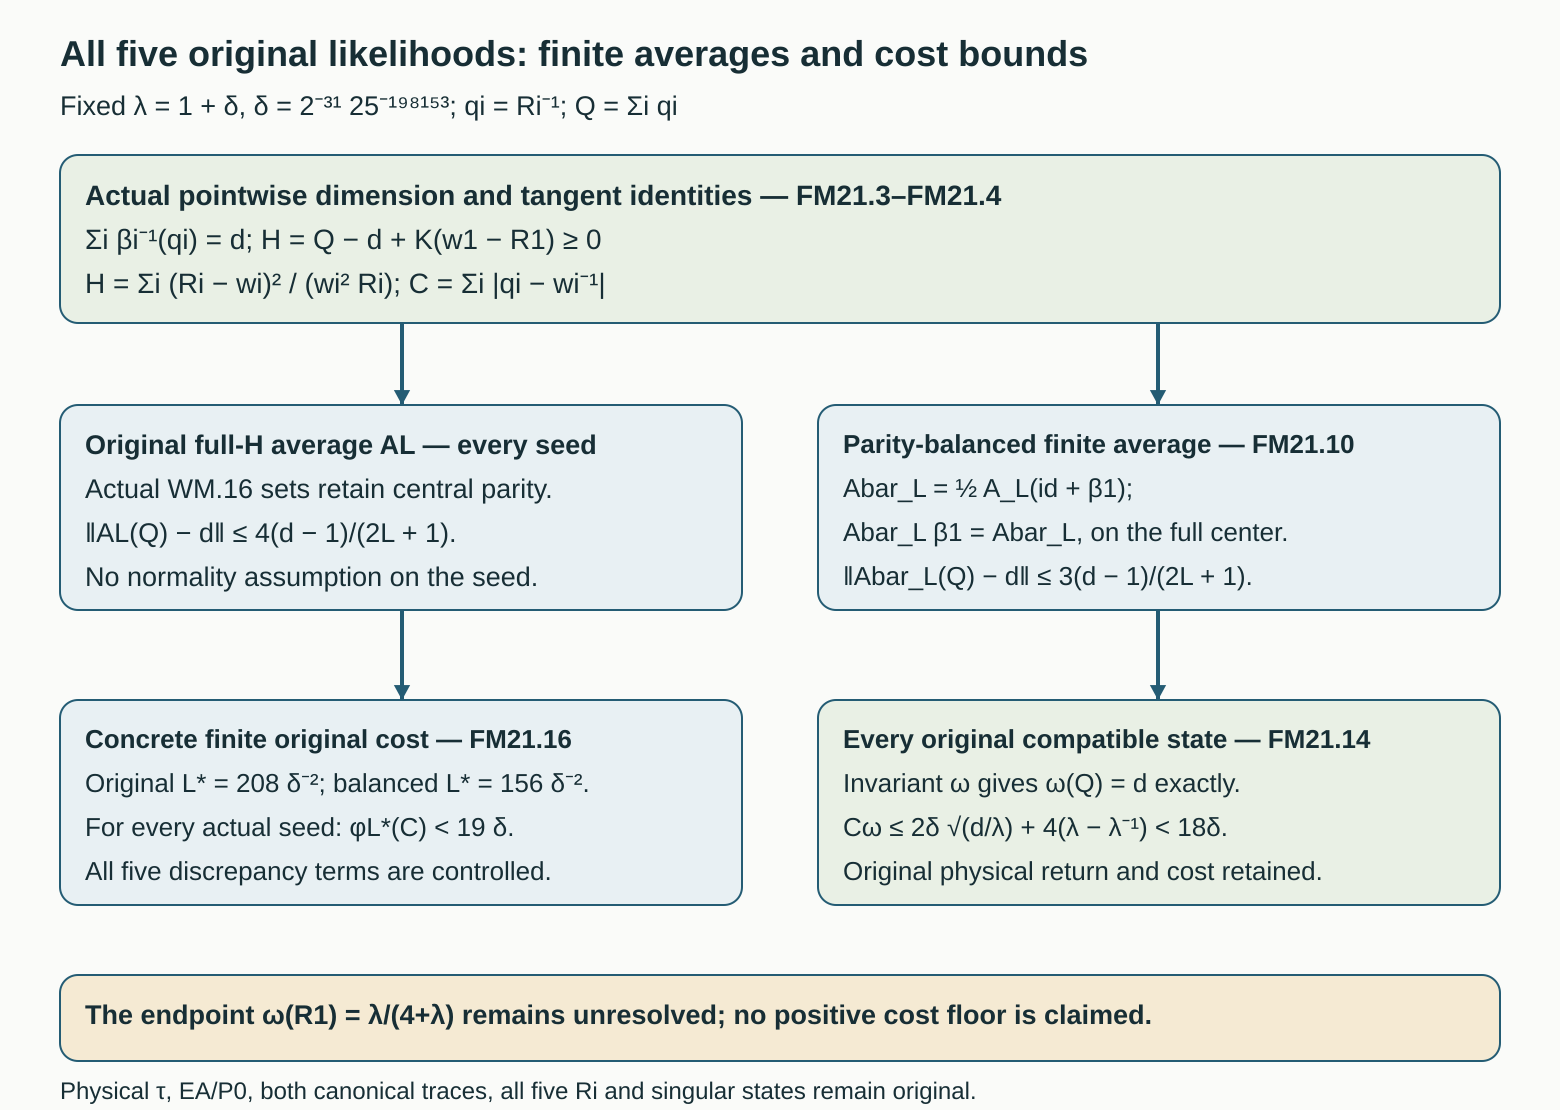

This chart was generated by the following Python code:
from pathlib import Path
from PIL import Image, ImageDraw, ImageFont
import html
import math

ROOT = Path(__file__).resolve().parent
W, H = 1560, 1110
bg, ink, blue, pale, green, amber = '#fafbf9', '#172e35', '#245c74', '#e8f0f3', '#e9f0e5', '#f5ead3'
im = Image.new('RGB', (W, H), bg)
d = ImageDraw.Draw(im)
svg = [f'<svg xmlns="http://www.w3.org/2000/svg" width="{W}" height="{H}" viewBox="0 0 {W} {H}">', f'<rect width="{W}" height="{H}" fill="{bg}"/>']

def txt(x, y, value, size=28, bold=False, color=ink):
    font = ImageFont.truetype('C:/Windows/Fonts/segoeuib.ttf' if bold else 'C:/Windows/Fonts/segoeui.ttf', size)
    d.text((x, y), value, font=font, fill=color)
    svg.append(f'<text x="{x}" y="{y+size}" font-family="Segoe UI,Arial,sans-serif" font-size="{size}" font-weight="{700 if bold else 400}" fill="{color}">{html.escape(value)}</text>')

def box(x, y, width, height, lines, fill=pale, size=28):
    d.rounded_rectangle((x,y,x+width,y+height), radius=18, fill=fill, outline=blue, width=2)
    svg.append(f'<rect x="{x}" y="{y}" width="{width}" height="{height}" rx="18" fill="{fill}" stroke="{blue}" stroke-width="2"/>')
    for i, value in enumerate(lines):
        txt(x+25, y+22+44*i, value, size, i==0)

def arrow(x1,y1,x2,y2):
    d.line((x1,y1,x2,y2), fill=blue, width=4)
    a = math.atan2(y2-y1,x2-x1)
    pts=[(x2,y2),(x2-17*math.cos(a-.5),y2-17*math.sin(a-.5)),(x2-17*math.cos(a+.5),y2-17*math.sin(a+.5))]
    d.polygon(pts, fill=blue)
    svg.append(f'<line x1="{x1}" y1="{y1}" x2="{x2}" y2="{y2}" stroke="{blue}" stroke-width="4"/>')
    svg.append('<polygon points="'+' '.join(f'{x:.2f},{y:.2f}' for x,y in pts)+f'" fill="{blue}"/>')

txt(60, 30, 'All five original likelihoods: finite averages and cost bounds', 36, True)
txt(60, 88, 'Fixed λ = 1 + δ,  δ = 2⁻³¹ 25⁻¹⁹⁸¹⁵³;   qi = Ri⁻¹;   Q = Σi qi', 27)
box(60, 155, 1440, 168, [
    'Actual pointwise dimension and tangent identities — FM21.3–FM21.4',
    'Σi βi⁻¹(qi) = d;     H = Q − d + K(w1 − R1) ≥ 0',
    'H = Σi (Ri − wi)² / (wi² Ri);    C = Σi |qi − wi⁻¹|',
], green)
box(60, 405, 682, 205, [
    'Original full-H average AL — every seed',
    'Actual WM.16 sets retain central parity.',
    '‖AL(Q) − d‖ ≤ 4(d − 1)/(2L + 1).',
    'No normality assumption on the seed.',
], size=27)
box(818, 405, 682, 205, [
    'Parity-balanced finite average — FM21.10',
    'Abar_L = ½ A_L(id + β1);',
    'Abar_L β1 = Abar_L, on the full center.',
    '‖Abar_L(Q) − d‖ ≤ 3(d − 1)/(2L + 1).',
], size=26)
arrow(402,323,402,405)
arrow(1158,323,1158,405)
box(60, 700, 682, 205, [
    'Concrete finite original cost — FM21.16',
    'Original L* = 208 δ⁻²; balanced L* = 156 δ⁻².',
    'For every actual seed:  φL*(C) < 19 δ.',
    'All five discrepancy terms are controlled.',
], size=26)
box(818, 700, 682, 205, [
    'Every original compatible state — FM21.14',
    'Invariant ω gives ω(Q) = d exactly.',
    'Cω ≤ 2δ √(d/λ) + 4(λ − λ⁻¹) < 18δ.',
    'Original physical return and cost retained.',
], green, size=26)
arrow(402,610,402,700)
arrow(1158,610,1158,700)
box(60, 975, 1440, 86, [
    'The endpoint ω(R1) = λ/(4+λ) remains unresolved; no positive cost floor is claimed.',
], amber, size=27)
txt(60, 1075, 'Physical τ, EA/P0, both canonical traces, all five Ri and singular states remain original.', 24)
svg.append('</svg>')
(ROOT/'finite-original-moment-bounds-v21.svg').write_text('\n'.join(svg), encoding='utf-8')
im.save(ROOT/'finite-original-moment-bounds-v21.png')
print({'image': str(ROOT/'finite-original-moment-bounds-v21.png'), 'width': W, 'height': H})

svg_path=ROOT/'finite-original-moment-bounds-v21.svg'
svg_path.write_text("\n".join(x.rstrip() for x in svg_path.read_text(encoding="utf-8").splitlines()).rstrip()+"\n",encoding="utf-8")
